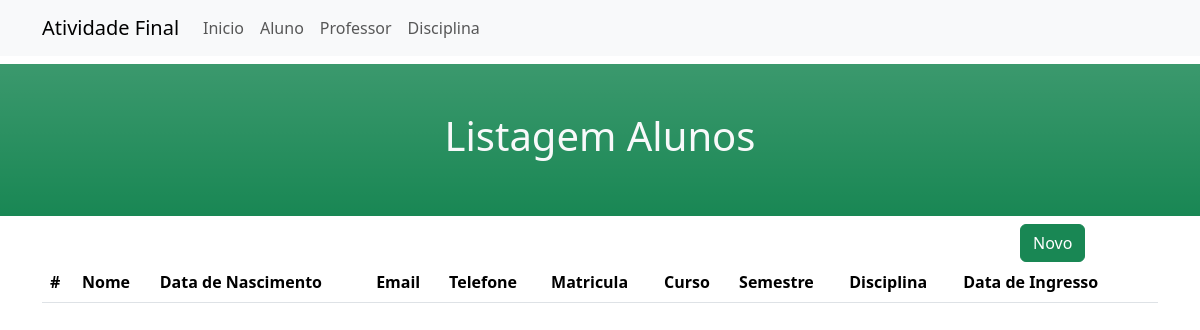
The page /src/aluno/pages/list_aluno.php on the database as committed earlier.
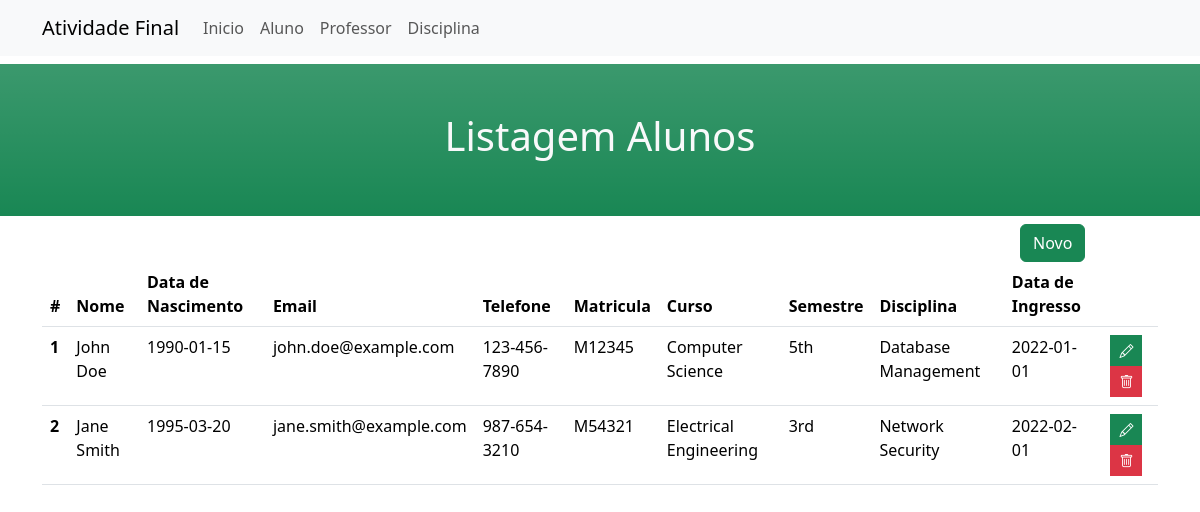
The same page on the database as committed later.
### tables this page shows
CREATE TABLE `aluno` (
  `idAluno` int NOT NULL,
  `nome` varchar(255) NOT NULL,
  `dtNascimento` date NOT NULL,
  `email` varchar(255) NOT NULL,
  `telefone` varchar(255) NOT NULL,
  `matricula` varchar(255) NOT NULL,
  `curso` varchar(255) NOT NULL,
  `semestre` varchar(255) NOT NULL,
  `dtContratacao` date NOT NULL,
  `idDisciplina` int NOT NULL
);

CREATE TABLE `disciplina` (
  `idDisciplina` int NOT NULL,
  `nome` varchar(255) NOT NULL,
  `codDisciplina` varchar(255) NOT NULL,
  `mensagem` text NOT NULL,
  `horario` time NOT NULL,
  `sala` varchar(255) NOT NULL
);

### src/aluno/database/aluno.php (called while the page is built, shortened)
<?php
function readAlunoDb()
{
    include_once __DIR__ . "/../../../config/connection.php";
    $alunos = [];
    $sql = "SELECT a.idAluno, a.nome, a.dtNascimento, a.email, a.telefone, a.matricula, a.curso, a.semestre, d.nome as disciplina, a.dtContratacao  FROM aluno a
    join disciplina d on d.idDisciplina = a.idDisciplina ";
    try {
        $resultado = $pdo->query($sql);
    } catch (PDOException $e) {
        print "Error!: " . $e->getMessage() . "<br/>";
        die();
    }
    if ($resultado->rowCount() > 0)
        $alunos = $resultado->fetchAll(PDO::FETCH_ASSOC);
    return $alunos;
}

### src/aluno/actions/aluno.php (called while the page is built, shortened)
<?php
require_once __DIR__ . '/../database/aluno.php';
function readAlunoAction()
{
    return readAlunoDb();
}

### src/aluno/pages/list_aluno.php (the view, shortened to what this page needs)
<?php
include_once __DIR__ . "/../../partials/header.php";
?>
<div class="row py-2">
    <div class="container-fluid py-5 bg-success bg-gradient">
        <h1 class="text-center text-light">Listagem Alunos</h1>
    </div>
</div>
<div class="row justify-content-end">
    <div class="col-2">
        <a class="btn btn-success text-white" href="./add_aluno.php">Novo</a>
    </div>
</div>
<div class="container">
    <table class="table">
        <thead>
            <tr>
                <th scope="col">#</th>
                <th scope="col">Nome</th>
                <th scope="col">Data de Nascimento</th>
                <th scope="col">Email</th>
                <th scope="col">Telefone</th>
                <th scope="col">Matricula</th>
                <th scope="col">Curso </th>
                <th scope="col">Semestre</th>
                <th scope="col">Disciplina</th>
                <th scope="col">Data de Ingresso</th>
                <th scope="col"></th>
            </tr>
        </thead>
        <tbody>
            <?php
            require_once __DIR__ . '/../actions/aluno.php';
            $alunos = readAlunoAction();
            foreach ($alunos as $aluno) :
            ?>
                <tr>
                    <th scope="row"> <?php echo $aluno['idAluno']; ?></th>
                    <td> <?php echo $aluno['nome']; ?></td>
                    <td> <?php echo $aluno['dtNascimento']; ?></td>
                    <td> <?php echo $aluno['email']; ?></td>
                    <td> <?php echo $aluno['telefone']; ?></td>
                    <td> <?php echo $aluno['matricula']; ?></td>
                    <td> <?php echo $aluno['curso']; ?></td>
                    <td> <?php echo $aluno['semestre']; ?></td>
                    <td> <?php echo $aluno['disciplina']; ?></td>
                    <td> <?php echo $aluno['dtContratacao']; ?></td>
                    <td>
                        <a href="edit_aluno.php?idNot=<?php echo $aluno['idAluno']; ?>" class="btn btn-success btn-sm rounded-0" type="button" data-toggle="tooltip" data-placement="top" title="Edit"><i class="bi bi-pencil"></i></a>
                        <a href="delete_aluno.php?idNot=<?php echo $aluno['idAluno']; ?>" class="btn btn-danger btn-sm rounded-0" type="button" data-toggle="tooltip" data-placement="top" title="Delete"><i class="bi bi-trash"></i></a>
                    </td>
                </tr>
            <?php
            endforeach;
            ?>
        </tbody>
    </table>
</div>

### src/partials/header.php (shortened to what this page needs)
<!DOCTYPE html>
<html lang="pt-br">
<head>
    <link href="https://cdn.jsdelivr.net/npm/bootstrap@5.3.2/dist/css/bootstrap.min.css" rel="stylesheet"
>
        <link rel="stylesheet" href="https://cdn.jsdelivr.net/npm/bootstrap-icons@1.11.2/font/bootstrap-icons.min.css">
    <link rel="stylesheet" href="assets/css/main.css">
</head>
<body>
    <?php
    include __DIR__ . "/menu.php";
    ?>

### src/partials/menu.php (shortened to what this page needs)
<header>
    <nav class="navbar navbar-expand-lg bg-body-tertiary">
        <div class="container">
            <a class="navbar-brand" href="#">Atividade Final</a>
            <div class="collapse navbar-collapse" id="menusite">
                <ul class="navbar-nav">
                    <li class="nav-item">
                        <a class="nav-link" aria-current="page" href="/Prova_Final/index.php">Inicio</a>
                    </li>
                    <li class="nav-item">
                        <a class="nav-link" href="/Prova_Final/src/aluno/pages/list_aluno.php">Aluno</a>
                    </li>
                    <li class="nav-item">
                        <a class="nav-link" href="/Prova_Final/src/professor/pages/list_professor.php">Professor</a>
                    </li>
                    <li class="nav-item">
                        <a class="nav-link" href="/Prova_Final/src/disciplina/pages/list_disciplina.php">Disciplina</a>
                    </li>
                </ul>
            </div>
        </div>
    </nav>
</header>

Rows that differ between the two databases and show on the page:
added aluno: idAluno "1", nome "John Doe", dtNascimento "1990-01-15", email "john.doe@example.com", telefone "123-456-7890", matricula "M12345", curso "Computer Science", semestre "5th", idDisciplina.nome "Database Management", dtContratacao "2022-01-01"
added aluno: idAluno "2", nome "Jane Smith", dtNascimento "1995-03-20", email "jane.smith@example.com", telefone "987-654-3210", matricula "M54321", curso "Electrical Engineering", semestre "3rd", idDisciplina.nome "Network Security", dtContratacao "2022-02-01"
